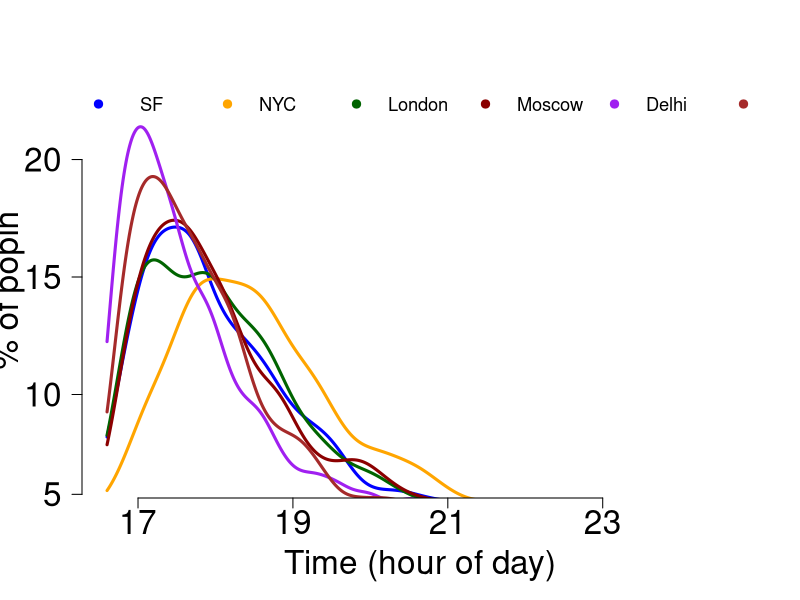

Source code (R): (Note: this script raises an error after producing the figure.)



sf = rchisq(1000,3,4) #blue
nyc = rchisq(1000,5,5); #orange
london = rchisq(1000,3,4); #green
moscow = rchisq(1000,3,4); #red
delhi = rchisq(1000,2,3); #purple
manila = rchisq(1000,3,3); #brown

do_cities = rbind(sf,nyc,london,moscow,delhi,manila);

DD = list();
for (i in 1:6){
	DD[[i]] = density(do_cities[i,],from=0)
}

do_colours = c("blue","orange","darkgreen","darkred","purple","brown")

#jpeg(file="/Users/dionysiakiaraxifara/Sites/decoded_presentations/2013-09-24/img/cities_work_end_times.jpg")

postscript(file="/home/xifara/Decoded/cities_work_end_times.eps",width=40,height=10)
#pdf(file="/home/xifara/Decoded/cities_work_end_times.pdf",width=40,height=10)
plot(1:5,1:5,xlim=c(0,max(c(DD[[1]]$x,DD[[2]]$x,DD[[3]]$x,DD[[4]]$x,DD[[5]]$x,DD[[6]]$x))),
ylim=c(0,max(c(DD[[1]]$y,DD[[2]]$y,DD[[3]]$y,DD[[4]]$y,DD[[5]]$y,DD[[6]]$y)))+0.01, axes=F,
xlab="Time (hour of day)",ylab="% of popln",bty="n",cex.lab=2);

for (i in 1:6){
	lines(DD[[i]]$x,DD[[i]]$y,lwd=3,col=do_colours[i])
}
legend ("topleft",legend = c("     SF   ","   NYC   ","   London   ","   Moscow   ","   Delhi   ","   Manila   "),col=do_colours,pch=19,cex=1.1,bty="n",
	ncol=6);

axis(1,at=c(5,15,25,35)-3,labels = c("17","19","21","23"),cex.axis=2)
axis(2,at=c(0.006,0.04,0.08,0.12),labels=c(5,10,15,20),cex.axis = 2,las = 2)
dev.off();


pdf(file="/home/xifara/Decoded/cities_work_end_times.pdf",width=40,height=10)
par(mfrow=c(6,6,1,1))
plot(1:5,1:5,xlim=c(0,max(c(DD[[1]]$x,DD[[2]]$x,DD[[3]]$x,DD[[4]]$x,DD[[5]]$x,DD[[6]]$x))),
ylim=c(0,max(c(DD[[1]]$y,DD[[2]]$y,DD[[3]]$y,DD[[4]]$y,DD[[5]]$y,DD[[6]]$y)))+0.01, axes=F,
xlab="Time (hour of day)",ylab="% of popln",bty="n",cex.lab=3);

for (i in 1:6){
	lines(DD[[i]]$x,DD[[i]]$y,lwd=3,col=do_colours[i])
}
legend ("topleft",legend = c("     SF   ","   NYC   ","   London   ","   Moscow   ","   Delhi   ","   Manila   "),col=do_colours,pch=19,cex=2,bty="n",
	ncol=6);

axis(1,at=c(5,15,25,35)-3,labels = c("17","19","21","23"),cex.axis=3)
axis(2,at=c(0.006,0.04,0.08,0.12),labels=c(5,10,15,20),cex.axis = 3,las = 2)
dev.off();